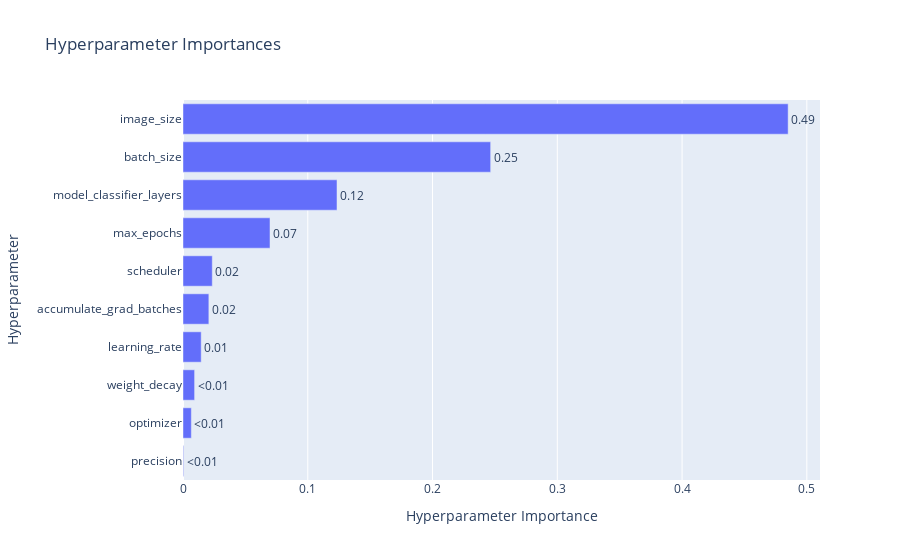

Notebook cell for this chart:
### Code cell
optuna.visualization.plot_param_importances(study)

### Figure 1 — Plotly figure (JSON) as saved in the notebook; plotly's stock layout.template omitted (floating-point values rounded to 4 significant figures)
{"data": [{"cliponaxis": false, "hovertemplate": ["precision (CategoricalDistribution): 0.00047476880075263773<extra></extra>", "optimizer (CategoricalDistribution): 0.006680395255010569<extra></extra>", "weight_decay (FloatDistribution): 0.009299763878048472<extra></extra>", "learning_rate (FloatDistribution): 0.01458148850999868<extra></extra>", "accumulate_grad_batches (CategoricalDistribution): 0.020725814023213503<extra></extra>", "scheduler (CategoricalDistribution): 0.0234693520224588<extra></extra>", "max_epochs (IntDistribution): 0.06974056553914731<extra></extra>", "model_classifier_layers (IntDistribution): 0.12342936474401241<extra></extra>", "batch_size (CategoricalDistribution): 0.24657858834920907<extra></extra>", "image_size (CategoricalDistribution): 0.4850198988781486<extra></extra>"], "name": "Objective Value", "orientation": "h", "text": ["<0.01", "<0.01", "<0.01", "0.01", "0.02", "0.02", "0.07", "0.12", "0.25", "0.49"], "textposition": "outside", "type": "bar", "x": [0.0004748, 0.00668, 0.0093, 0.01458, 0.02073, 0.02347, 0.06974, 0.1234, 0.2466, 0.485], "y": ["precision", "optimizer", "weight_decay", "learning_rate", "accumulate_grad_batches", "scheduler", "max_epochs", "model_classifier_layers", "batch_size", "image_size"]}], "layout": {"title": {"text": "Hyperparameter Importances"}, "xaxis": {"title": {"text": "Hyperparameter Importance"}}, "yaxis": {"title": {"text": "Hyperparameter"}}}}
